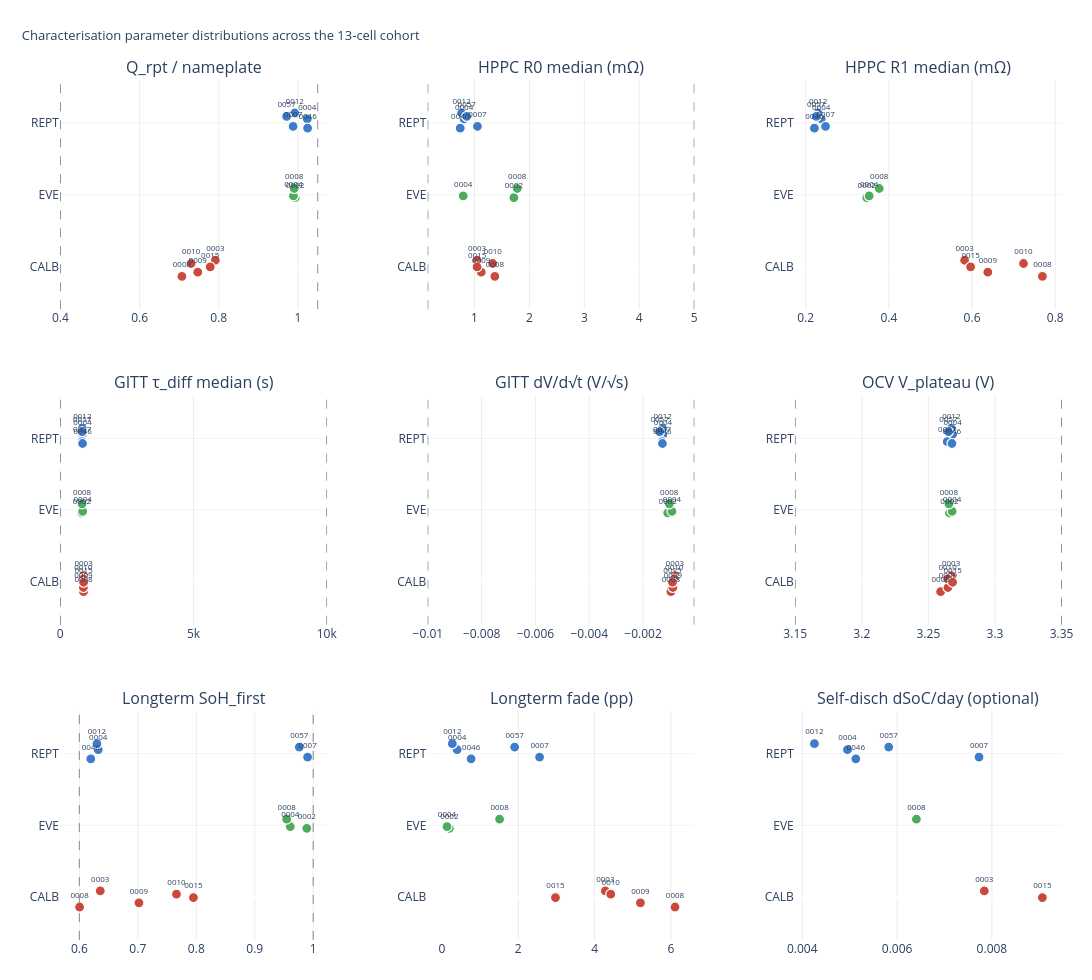

Source (notebook cell):
### Markdown cell above
## 3. Parameter distributions across the cohort

One panel per parameter. Points are individual cells, coloured by make. Dashed line = physical bound (where applicable). Look for:

- **Adequate spread within each make** — DE fits need diversity in the θ space
- **Cross-make separation** — if a parameter is nearly identical across all makes, it's not carrying supplier-specific information
- **Outliers** — any cell far from its make's median may have an extraction problem

### Code cell
PARAMS = [
    ('Q/Q_nom',    'Q_rpt / nameplate',      (0.40, 1.05)),
    ('R0 (mΩ)',    'HPPC R0 median (mΩ)',    (0.15, 5.0)),
    ('R1 (mΩ)',    'HPPC R1 median (mΩ)',    None),
    ('τ_diff (s)', 'GITT τ_diff median (s)', (10, 10000)),
    ('dV/√t (V/√s)', 'GITT dV/d√t (V/√s)',    (-1e-2, -1e-4)),
    ('V_plat (V)', 'OCV V_plateau (V)',       (3.15, 3.35)),
    ('SoH_first',  'Longterm SoH_first',      (0.60, 1.00)),
    ('fade (pp)',  'Longterm fade (pp)',      None),
    ('dSoC/day (optional)', 'Self-disch dSoC/day (optional)', None),
]

ncols = 3
nrows = int(np.ceil(len(PARAMS) / ncols))
fig = make_subplots(rows=nrows, cols=ncols,
                     subplot_titles=[p[1] for p in PARAMS],
                     vertical_spacing=0.10, horizontal_spacing=0.10)

makes = ['CALB', 'EVE', 'REPT']
y_pos = {m: i for i, m in enumerate(makes)}

for i, (col, label, bounds) in enumerate(PARAMS):
    row = i // ncols + 1; c = i % ncols + 1
    for m in makes:
        sub = final[final['make'] == m]
        vals = sub[col].values
        cells = sub['cell'].values
        y_jitter = np.full(len(vals), y_pos[m], dtype=float) + \
                    np.random.default_rng(abs(hash(m+str(len(vals)))) % (2**32)).uniform(-0.15, 0.15, len(vals))
        fig.add_trace(go.Scatter(
            x=vals, y=y_jitter, mode='markers+text',
            marker=dict(size=10, color=MAKE_COLOR[m],
                         line=dict(color='white', width=1.2)),
            text=cells, textposition='top center', textfont_size=8,
            showlegend=False,
            hovertemplate=(f'<b>{m} · %{{text}}</b><br>'
                            f'{label}: %{{x}}<extra></extra>'),
        ), row=row, col=c)
    if bounds is not None:
        lo, hi = bounds
        if np.isfinite(lo):
            fig.add_vline(x=lo, row=row, col=c,
                           line=dict(color='grey', width=0.9, dash='dash'))
        if np.isfinite(hi):
            fig.add_vline(x=hi, row=row, col=c,
                           line=dict(color='grey', width=0.9, dash='dash'))
    fig.update_yaxes(tickmode='array',
                      tickvals=list(y_pos.values()),
                      ticktext=list(y_pos.keys()),
                      range=[-0.6, 2.6],
                      gridcolor='rgba(0,0,0,0.05)', row=row, col=c)
    fig.update_xaxes(gridcolor='rgba(0,0,0,0.08)', row=row, col=c)

fig.update_layout(
    title=dict(text='Characterisation parameter distributions across the 13-cell cohort',
                x=0.02, font_size=13),
    height=300 * nrows + 80, width=1150,
    plot_bgcolor='white',
    margin=dict(l=60, r=30, t=80, b=40),
)
fig.show()

### Figure 1 — Plotly figure (JSON) as saved in the notebook; plotly's stock layout.template omitted (floating-point values rounded to 4 significant figures)
{"data": [{"hovertemplate": "<b>CALB · %{text}</b><br>Q_rpt / nameplate: %{x}<extra></extra>", "marker": {"color": "#c94a3c", "line": {"color": "white", "width": 1.2}, "size": 10}, "mode": "markers+text", "showlegend": false, "text": ["0003", "0008", "0009", "0010", "0015"], "textfont": {"size": 8}, "textposition": "top center", "type": "scatter", "x": [0.7913, 0.7069, 0.7469, 0.7302, 0.7785], "xaxis": "x", "y": [0.08481, -0.1398, -0.08143, 0.03973, -0.008054], "yaxis": "y"}, {"hovertemplate": "<b>EVE · %{text}</b><br>Q_rpt / nameplate: %{x}<extra></extra>", "marker": {"color": "#4dab5c", "line": {"color": "white", "width": 1.2}, "size": 10}, "mode": "markers+text", "showlegend": false, "text": ["0002", "0004", "0008"], "textfont": {"size": 8}, "textposition": "top center", "type": "scatter", "x": [0.993, 0.9887, 0.9906], "xaxis": "x", "y": [0.9586, 0.9821, 1.086], "yaxis": "y"}, {"hovertemplate": "<b>REPT · %{text}</b><br>Q_rpt / nameplate: %{x}<extra></extra>", "marker": {"color": "#3c7cc9", "line": {"color": "white", "width": 1.2}, "size": 10}, "mode": "markers+text", "showlegend": false, "text": ["0004", "0007", "0012", "0046", "0057"], "textfont": {"size": 8}, "textposition": "top center", "type": "scatter", "x": [1.024, 0.9879, 0.9919, 1.024, 0.9714], "xaxis": "x", "y": [2.056, 1.953, 2.14, 1.928, 2.092], "yaxis": "y"}, {"hovertemplate": "<b>CALB · %{text}</b><br>HPPC R0 median (mΩ): %{x}<extra></extra>", "marker": {"color": "#c94a3c", "line": {"color": "white", "width": 1.2}, "size": 10}, "mode": "markers+text", "showlegend": false, "text": ["0003", "0008", "0009", "0010", "0015"], "textfont": {"size": 8}, "textposition": "top center", "type": "scatter", "x": [1.046, 1.37, 1.122, 1.332, 1.047], "xaxis": "x2", "y": [0.08481, -0.1398, -0.08143, 0.03973, -0.008054], "yaxis": "y2"}, {"hovertemplate": "<b>EVE · %{text}</b><br>HPPC R0 median (mΩ): %{x}<extra></extra>", "marker": {"color": "#4dab5c", "line": {"color": "white", "width": 1.2}, "size": 10}, "mode": "markers+text", "showlegend": false, "text": ["0002", "0004", "0008"], "textfont": {"size": 8}, "textposition": "top center", "type": "scatter", "x": [1.717, 0.7944, 1.778], "xaxis": "x2", "y": [0.9586, 0.9821, 1.086], "yaxis": "y2"}, {"hovertemplate": "<b>REPT · %{text}</b><br>HPPC R0 median (mΩ): %{x}<extra></extra>", "marker": {"color": "#3c7cc9", "line": {"color": "white", "width": 1.2}, "size": 10}, "mode": "markers+text", "showlegend": false, "text": ["0004", "0007", "0012", "0046", "0057"], "textfont": {"size": 8}, "textposition": "top center", "type": "scatter", "x": [0.8103, 1.053, 0.7644, 0.7398, 0.859], "xaxis": "x2", "y": [2.056, 1.953, 2.14, 1.928, 2.092], "yaxis": "y2"}, {"hovertemplate": "<b>CALB · %{text}</b><br>HPPC R1 median (mΩ): %{x}<extra></extra>", "marker": {"color": "#c94a3c", "line": {"color": "white", "width": 1.2}, "size": 10}, "mode": "markers+text", "showlegend": false, "text": ["0003", "0008", "0009", "0010", "0015"], "textfont": {"size": 8}, "textposition": "top center", "type": "scatter", "x": [0.5821, 0.7691, 0.6379, 0.7238, 0.5966], "xaxis": "x3", "y": [0.08481, -0.1398, -0.08143, 0.03973, -0.008054], "yaxis": "y3"}, {"hovertemplate": "<b>EVE · %{text}</b><br>HPPC R1 median (mΩ): %{x}<extra></extra>", "marker": {"color": "#4dab5c", "line": {"color": "white", "width": 1.2}, "size": 10}, "mode": "markers+text", "showlegend": false, "text": ["0002", "0004", "0008"], "textfont": {"size": 8}, "textposition": "top center", "type": "scatter", "x": [0.3469, 0.3527, 0.3769], "xaxis": "x3", "y": [0.9586, 0.9821, 1.086], "yaxis": "y3"}, {"hovertemplate": "<b>REPT · %{text}</b><br>HPPC R1 median (mΩ): %{x}<extra></extra>", "marker": {"color": "#3c7cc9", "line": {"color": "white", "width": 1.2}, "size": 10}, "mode": "markers+text", "showlegend": false, "text": ["0004", "0007", "0012", "0046", "0057"], "textfont": {"size": 8}, "textposition": "top center", "type": "scatter", "x": [0.2373, 0.2478, 0.2299, 0.221, 0.2255], "xaxis": "x3", "y": [2.056, 1.953, 2.14, 1.928, 2.092], "yaxis": "y3"}, {"hovertemplate": "<b>CALB · %{text}</b><br>GITT τ_diff median (s): %{x}<extra></extra>", "marker": {"color": "#c94a3c", "line": {"color": "white", "width": 1.2}, "size": 10}, "mode": "markers+text", "showlegend": false, "text": ["0003", "0008", "0009", "0010", "0015"], "textfont": {"size": 8}, "textposition": "top center", "type": "scatter", "x": [877.6, 876.3, 871.8, 866.8, 879.4], "xaxis": "x4", "y": [0.08481, -0.1398, -0.08143, 0.03973, -0.008054], "yaxis": "y4"}, {"hovertemplate": "<b>EVE · %{text}</b><br>GITT τ_diff median (s): %{x}<extra></extra>", "marker": {"color": "#4dab5c", "line": {"color": "white", "width": 1.2}, "size": 10}, "mode": "markers+text", "showlegend": false, "text": ["0002", "0004", "0008"], "textfont": {"size": 8}, "textposition": "top center", "type": "scatter", "x": [813.9, 843.9, 819.5], "xaxis": "x4", "y": [0.9586, 0.9821, 1.086], "yaxis": "y4"}, {"hovertemplate": "<b>REPT · %{text}</b><br>GITT τ_diff median (s): %{x}<extra></extra>", "marker": {"color": "#3c7cc9", "line": {"color": "white", "width": 1.2}, "size": 10}, "mode": "markers+text", "showlegend": false, "text": ["0004", "0007", "0012", "0046", "0057"], "textfont": {"size": 8}, "textposition": "top center", "type": "scatter", "x": [833.9, 822.0, 831.2, 840.2, 825.8], "xaxis": "x4", "y": [2.056, 1.953, 2.14, 1.928, 2.092], "yaxis": "y4"}, {"hovertemplate": "<b>CALB · %{text}</b><br>GITT dV/d√t (V/√s): %{x}<extra></extra>", "marker": {"color": "#c94a3c", "line": {"color": "white", "width": 1.2}, "size": 10}, "mode": "markers+text", "showlegend": false, "text": ["0003", "0008", "0009", "0010", "0015"], "textfont": {"size": 8}, "textposition": "top center", "type": "scatter", "x": [-0.0008163, -0.0009629, -0.0008903, -0.0008406, -0.0009056], "xaxis": "x5", "y": [0.08481, -0.1398, -0.08143, 0.03973, -0.008054], "yaxis": "y5"}, {"hovertemplate": "<b>EVE · %{text}</b><br>GITT dV/d√t (V/√s): %{x}<extra></extra>", "marker": {"color": "#4dab5c", "line": {"color": "white", "width": 1.2}, "size": 10}, "mode": "markers+text", "showlegend": false, "text": ["0002", "0004", "0008"], "textfont": {"size": 8}, "textposition": "top center", "type": "scatter", "x": [-0.001082, -0.0009243, -0.001025], "xaxis": "x5", "y": [0.9586, 0.9821, 1.086], "yaxis": "y5"}, {"hovertemplate": "<b>REPT · %{text}</b><br>GITT dV/d√t (V/√s): %{x}<extra></extra>", "marker": {"color": "#3c7cc9", "line": {"color": "white", "width": 1.2}, "size": 10}, "mode": "markers+text", "showlegend": false, "text": ["0004", "0007", "0012", "0046", "0057"], "textfont": {"size": 8}, "textposition": "top center", "type": "scatter", "x": [-0.001258, -0.001293, -0.001271, -0.001279, -0.001385], "xaxis": "x5", "y": [2.056, 1.953, 2.14, 1.928, 2.092], "yaxis": "y5"}, {"hovertemplate": "<b>CALB · %{text}</b><br>OCV V_plateau (V): %{x}<extra></extra>", "marker": {"color": "#c94a3c", "line": {"color": "white", "width": 1.2}, "size": 10}, "mode": "markers+text", "showlegend": false, "text": ["0003", "0008", "0009", "0010", "0015"], "textfont": {"size": 8}, "textposition": "top center", "type": "scatter", "x": [3.267, 3.259, 3.265, 3.264, 3.268], "xaxis": "x6", "y": [0.08481, -0.1398, -0.08143, 0.03973, -0.008054], "yaxis": "y6"}, {"hovertemplate": "<b>EVE · %{text}</b><br>OCV V_plateau (V): %{x}<extra></extra>", "marker": {"color": "#4dab5c", "line": {"color": "white", "width": 1.2}, "size": 10}, "mode": "markers+text", "showlegend": false, "text": ["0002", "0004", "0008"], "textfont": {"size": 8}, "textposition": "top center", "type": "scatter", "x": [3.266, 3.268, 3.265], "xaxis": "x6", "y": [0.9586, 0.9821, 1.086], "yaxis": "y6"}, {"hovertemplate": "<b>REPT · %{text}</b><br>OCV V_plateau (V): %{x}<extra></extra>", "marker": {"color": "#3c7cc9", "line": {"color": "white", "width": 1.2}, "size": 10}, "mode": "markers+text", "showlegend": false, "text": ["0004", "0007", "0012", "0046", "0057"], "textfont": {"size": 8}, "textposition": "top center", "type": "scatter", "x": [3.268, 3.264, 3.267, 3.268, 3.265], "xaxis": "x6", "y": [2.056, 1.953, 2.14, 1.928, 2.092], "yaxis": "y6"}, {"hovertemplate": "<b>CALB · %{text}</b><br>Longterm SoH_first: %{x}<extra></extra>", "marker": {"color": "#c94a3c", "line": {"color": "white", "width": 1.2}, "size": 10}, "mode": "markers+text", "showlegend": false, "text": ["0003", "0008", "0009", "0010", "0015"], "textfont": {"size": 8}, "textposition": "top center", "type": "scatter", "x": [0.6358, 0.6004, 0.7019, 0.7661, 0.7951], "xaxis": "x7", "y": [0.08481, -0.1398, -0.08143, 0.03973, -0.008054], "yaxis": "y7"}, {"hovertemplate": "<b>EVE · %{text}</b><br>Longterm SoH_first: %{x}<extra></extra>", "marker": {"color": "#4dab5c", "line": {"color": "white", "width": 1.2}, "size": 10}, "mode": "markers+text", "showlegend": false, "text": ["0002", "0004", "0008"], "textfont": {"size": 8}, "textposition": "top center", "type": "scatter", "x": [0.989, 0.9608, 0.9547], "xaxis": "x7", "y": [0.9586, 0.9821, 1.086], "yaxis": "y7"}, {"hovertemplate": "<b>REPT · %{text}</b><br>Longterm SoH_first: %{x}<extra></extra>", "marker": {"color": "#3c7cc9", "line": {"color": "white", "width": 1.2}, "size": 10}, "mode": "markers+text", "showlegend": false, "text": ["0004", "0007", "0012", "0046", "0057"], "textfont": {"size": 8}, "textposition": "top center", "type": "scatter", "x": [0.6323, 0.9904, 0.63, 0.6195, 0.9762], "xaxis": "x7", "y": [2.056, 1.953, 2.14, 1.928, 2.092], "yaxis": "y7"}, {"hovertemplate": "<b>CALB · %{text}</b><br>Longterm fade (pp): %{x}<extra></extra>", "marker": {"color": "#c94a3c", "line": {"color": "white", "width": 1.2}, "size": 10}, "mode": "markers+text", "showlegend": false, "text": ["0003", "0008", "0009", "0010", "0015"], "textfont": {"size": 8}, "textposition": "top center", "type": "scatter", "x": [4.282, 6.108, 5.202, 4.424, 2.974], "xaxis": "x8", "y": [0.08481, -0.1398, -0.08143, 0.03973, -0.008054], "yaxis": "y8"}, {"hovertemplate": "<b>EVE · %{text}</b><br>Longterm fade (pp): %{x}<extra></extra>", "marker": {"color": "#4dab5c", "line": {"color": "white", "width": 1.2}, "size": 10}, "mode": "markers+text", "showlegend": false, "text": ["0002", "0004", "0008"], "textfont": {"size": 8}, "textposition": "top center", "type": "scatter", "x": [0.1918, 0.1305, 1.509], "xaxis": "x8", "y": [0.9586, 0.9821, 1.086], "yaxis": "y8"}, {"hovertemplate": "<b>REPT · %{text}</b><br>Longterm fade (pp): %{x}<extra></extra>", "marker": {"color": "#3c7cc9", "line": {"color": "white", "width": 1.2}, "size": 10}, "mode": "markers+text", "showlegend": false, "text": ["0004", "0007", "0012", "0046", "0057"], "textfont": {"size": 8}, "textposition": "top center", "type": "scatter", "x": [0.396, 2.558, 0.2697, 0.7619, 1.904], "xaxis": "x8", "y": [2.056, 1.953, 2.14, 1.928, 2.092], "yaxis": "y8"}, {"hovertemplate": "<b>CALB · %{text}</b><br>Self-disch dSoC/day (optional): %{x}<extra></extra>", "marker": {"color": "#c94a3c", "line": {"color": "white", "width": 1.2}, "size": 10}, "mode": "markers+text", "showlegend": false, "text": ["0003", "0008", "0009", "0010", "0015"], "textfont": {"size": 8}, "textposition": "top center", "type": "scatter", "x": [0.00784, NaN, NaN, NaN, 0.009065], "xaxis": "x9", "y": [0.08481, -0.1398, -0.08143, 0.03973, -0.008054], "yaxis": "y9"}, {"hovertemplate": "<b>EVE · %{text}</b><br>Self-disch dSoC/day (optional): %{x}<extra></extra>", "marker": {"color": "#4dab5c", "line": {"color": "white", "width": 1.2}, "size": 10}, "mode": "markers+text", "showlegend": false, "text": ["0002", "0004", "0008"], "textfont": {"size": 8}, "textposition": "top center", "type": "scatter", "x": [NaN, NaN, 0.006407], "xaxis": "x9", "y": [0.9586, 0.9821, 1.086], "yaxis": "y9"}, {"hovertemplate": "<b>REPT · %{text}</b><br>Self-disch dSoC/day (optional): %{x}<extra></extra>", "marker": {"color": "#3c7cc9", "line": {"color": "white", "width": 1.2}, "size": 10}, "mode": "markers+text", "showlegend": false, "text": ["0004", "0007", "0012", "0046", "0057"], "textfont": {"size": 8}, "textposition": "top center", "type": "scatter", "x": [0.004954, 0.007729, 0.004256, 0.00513, 0.005824], "xaxis": "x9", "y": [2.056, 1.953, 2.14, 1.928, 2.092], "yaxis": "y9"}], "layout": {"annotations": [{"font": {"size": 16}, "showarrow": false, "text": "Q_rpt / nameplate", "x": 0.1333, "xanchor": "center", "xref": "paper", "y": 1.0, "yanchor": "bottom", "yref": "paper"}, {"font": {"size": 16}, "showarrow": false, "text": "HPPC R0 median (mΩ)", "x": 0.5, "xanchor": "center", "xref": "paper", "y": 1.0, "yanchor": "bottom", "yref": "paper"}, {"font": {"size": 16}, "showarrow": false, "text": "HPPC R1 median (mΩ)", "x": 0.8667, "xanchor": "center", "xref": "paper", "y": 1.0, "yanchor": "bottom", "yref": "paper"}, {"font": {"size": 16}, "showarrow": false, "text": "GITT τ_diff median (s)", "x": 0.1333, "xanchor": "center", "xref": "paper", "y": 0.6333, "yanchor": "bottom", "yref": "paper"}, {"font": {"size": 16}, "showarrow": false, "text": "GITT dV/d√t (V/√s)", "x": 0.5, "xanchor": "center", "xref": "paper", "y": 0.6333, "yanchor": "bottom", "yref": "paper"}, {"font": {"size": 16}, "showarrow": false, "text": "OCV V_plateau (V)", "x": 0.8667, "xanchor": "center", "xref": "paper", "y": 0.6333, "yanchor": "bottom", "yref": "paper"}, {"font": {"size": 16}, "showarrow": false, "text": "Longterm SoH_first", "x": 0.1333, "xanchor": "center", "xref": "paper", "y": 0.2667, "yanchor": "bottom", "yref": "paper"}, {"font": {"size": 16}, "showarrow": false, "text": "Longterm fade (pp)", "x": 0.5, "xanchor": "center", "xref": "paper", "y": 0.2667, "yanchor": "bottom", "yref": "paper"}, {"font": {"size": 16}, "showarrow": false, "text": "Self-disch dSoC/day (optional)", "x": 0.8667, "xanchor": "center", "xref": "paper", "y": 0.2667, "yanchor": "bottom", "yref": "paper"}], "height": 980, "margin": {"b": 40, "l": 60, "r": 30, "t": 80}, "plot_bgcolor": "white", "shapes": [{"line": {"color": "grey", "dash": "dash", "width": 0.9}, "type": "line", "x0": 0.4, "x1": 0.4, "xref": "x", "y0": 0, "y1": 1, "yref": "y domain"}, {"line": {"color": "grey", "dash": "dash", "width": 0.9}, "type": "line", "x0": 1.05, "x1": 1.05, "xref": "x", "y0": 0, "y1": 1, "yref": "y domain"}, {"line": {"color": "grey", "dash": "dash", "width": 0.9}, "type": "line", "x0": 0.15, "x1": 0.15, "xref": "x2", "y0": 0, "y1": 1, "yref": "y2 domain"}, {"line": {"color": "grey", "dash": "dash", "width": 0.9}, "type": "line", "x0": 5.0, "x1": 5.0, "xref": "x2", "y0": 0, "y1": 1, "yref": "y2 domain"}, {"line": {"color": "grey", "dash": "dash", "width": 0.9}, "type": "line", "x0": 10, "x1": 10, "xref": "x4", "y0": 0, "y1": 1, "yref": "y4 domain"}, {"line": {"color": "grey", "dash": "dash", "width": 0.9}, "type": "line", "x0": 10000, "x1": 10000, "xref": "x4", "y0": 0, "y1": 1, "yref": "y4 domain"}, {"line": {"color": "grey", "dash": "dash", "width": 0.9}, "type": "line", "x0": -0.01, "x1": -0.01, "xref": "x5", "y0": 0, "y1": 1, "yref": "y5 domain"}, {"line": {"color": "grey", "dash": "dash", "width": 0.9}, "type": "line", "x0": -0.0001, "x1": -0.0001, "xref": "x5", "y0": 0, "y1": 1, "yref": "y5 domain"}, {"line": {"color": "grey", "dash": "dash", "width": 0.9}, "type": "line", "x0": 3.15, "x1": 3.15, "xref": "x6", "y0": 0, "y1": 1, "yref": "y6 domain"}, {"line": {"color": "grey", "dash": "dash", "width": 0.9}, "type": "line", "x0": 3.35, "x1": 3.35, "xref": "x6", "y0": 0, "y1": 1, "yref": "y6 domain"}, {"line": {"color": "grey", "dash": "dash", "width": 0.9}, "type": "line", "x0": 0.6, "x1": 0.6, "xref": "x7", "y0": 0, "y1": 1, "yref": "y7 domain"}, {"line": {"color": "grey", "dash": "dash", "width": 0.9}, "type": "line", "x0": 1.0, "x1": 1.0, "xref": "x7", "y0": 0, "y1": 1, "yref": "y7 domain"}], "title": {"font": {"size": 13}, "text": "Characterisation parameter distributions across the 13-cell cohort", "x": 0.02}, "width": 1150, "xaxis": {"anchor": "y", "domain": [0.0, 0.2667], "gridcolor": "rgba(0,0,0,0.08)"}, "xaxis2": {"anchor": "y2", "domain": [0.3667, 0.6333], "gridcolor": "rgba(0,0,0,0.08)"}, "xaxis3": {"anchor": "y3", "domain": [0.7333, 1.0], "gridcolor": "rgba(0,0,0,0.08)"}, "xaxis4": {"anchor": "y4", "domain": [0.0, 0.2667], "gridcolor": "rgba(0,0,0,0.08)"}, "xaxis5": {"anchor": "y5", "domain": [0.3667, 0.6333], "gridcolor": "rgba(0,0,0,0.08)"}, "xaxis6": {"anchor": "y6", "domain": [0.7333, 1.0], "gridcolor": "rgba(0,0,0,0.08)"}, "xaxis7": {"anchor": "y7", "domain": [0.0, 0.2667], "gridcolor": "rgba(0,0,0,0.08)"}, "xaxis8": {"anchor": "y8", "domain": [0.3667, 0.6333], "gridcolor": "rgba(0,0,0,0.08)"}, "xaxis9": {"anchor": "y9", "domain": [0.7333, 1.0], "gridcolor": "rgba(0,0,0,0.08)"}, "yaxis": {"anchor": "x", "domain": [0.7333, 1.0], "gridcolor": "rgba(0,0,0,0.05)", "range": [-0.6, 2.6], "tickmode": "array", "ticktext": ["CALB", "EVE", "REPT"], "tickvals": [0, 1, 2]}, "yaxis2": {"anchor": "x2", "domain": [0.7333, 1.0], "gridcolor": "rgba(0,0,0,0.05)", "range": [-0.6, 2.6], "tickmode": "array", "ticktext": ["CALB", "EVE", "REPT"], "tickvals": [0, 1, 2]}, "yaxis3": {"anchor": "x3", "domain": [0.7333, 1.0], "gridcolor": "rgba(0,0,0,0.05)", "range": [-0.6, 2.6], "tickmode": "array", "ticktext": ["CALB", "EVE", "REPT"], "tickvals": [0, 1, 2]}, "yaxis4": {"anchor": "x4", "domain": [0.3667, 0.6333], "gridcolor": "rgba(0,0,0,0.05)", "range": [-0.6, 2.6], "tickmode": "array", "ticktext": ["CALB", "EVE", "REPT"], "tickvals": [0, 1, 2]}, "yaxis5": {"anchor": "x5", "domain": [0.3667, 0.6333], "gridcolor": "rgba(0,0,0,0.05)", "range": [-0.6, 2.6], "tickmode": "array", "ticktext": ["CALB", "EVE", "REPT"], "tickvals": [0, 1, 2]}, "yaxis6": {"anchor": "x6", "domain": [0.3667, 0.6333], "gridcolor": "rgba(0,0,0,0.05)", "range": [-0.6, 2.6], "tickmode": "array", "ticktext": ["CALB", "EVE", "REPT"], "tickvals": [0, 1, 2]}, "yaxis7": {"anchor": "x7", "domain": [0.0, 0.2667], "gridcolor": "rgba(0,0,0,0.05)", "range": [-0.6, 2.6], "tickmode": "array", "ticktext": ["CALB", "EVE", "REPT"], "tickvals": [0, 1, 2]}, "yaxis8": {"anchor": "x8", "domain": [0.0, 0.2667], "gridcolor": "rgba(0,0,0,0.05)", "range": [-0.6, 2.6], "tickmode": "array", "ticktext": ["CALB", "EVE", "REPT"], "tickvals": [0, 1, 2]}, "yaxis9": {"anchor": "x9", "domain": [0.0, 0.2667], "gridcolor": "rgba(0,0,0,0.05)", "range": [-0.6, 2.6], "tickmode": "array", "ticktext": ["CALB", "EVE", "REPT"], "tickvals": [0, 1, 2]}}}
